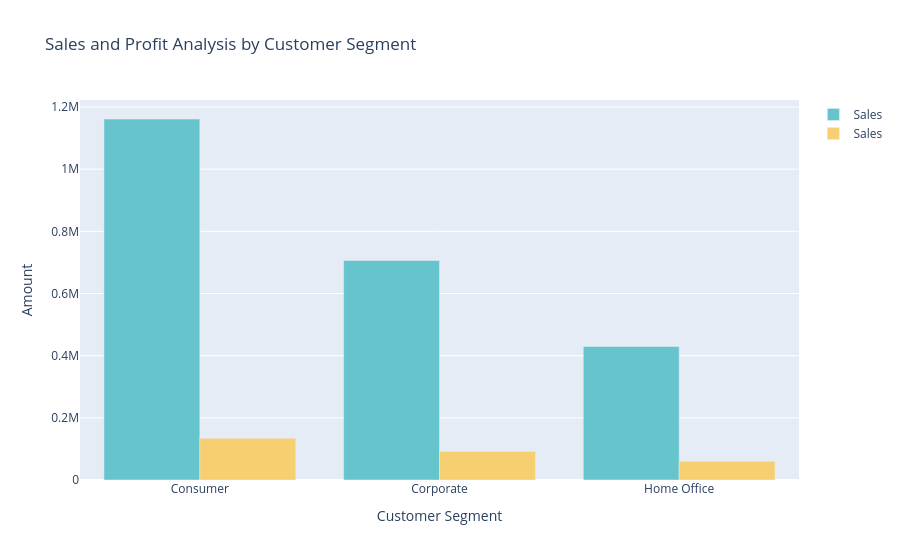

Write notebook code for a chart like this one.
### Markdown cell above
# sales by customer segment

### Code cell
sales_profit_by_segment = data.groupby('Segment').agg({'Sales': 'sum','Profit' : 'sum'}).reset_index()

color_palette =colors.qualitative.Pastel

fig=go.Figure()
fig.add_trace(go.Bar(x=sales_profit_by_segment['Segment'],
                     y=sales_profit_by_segment['Sales'],
                     name='Sales',
                     marker_color=color_palette[0]))

fig.add_trace(go.Bar(x=sales_profit_by_segment['Segment'],
                     y=sales_profit_by_segment['Profit'],
                     name='Sales',
                     marker_color=color_palette[1]))

fig.update_layout(title='Sales and Profit Analysis by Customer Segment',
                  xaxis_title='Customer Segment', yaxis_title='Amount')

fig.show()

### Figure 1 — Plotly figure (JSON) as saved in the notebook; plotly's stock layout.template omitted (floating-point values rounded to 4 significant figures)
{"data": [{"marker": {"color": "rgb(102, 197, 204)"}, "name": "Sales", "type": "bar", "x": ["Consumer", "Corporate", "Home Office"], "y": [1161000.0, 706100.0, 429700.0]}, {"marker": {"color": "rgb(246, 207, 113)"}, "name": "Sales", "type": "bar", "x": ["Consumer", "Corporate", "Home Office"], "y": [134100.0, 91980.0, 60300.0]}], "layout": {"title": {"text": "Sales and Profit Analysis by Customer Segment"}, "xaxis": {"title": {"text": "Customer Segment"}}, "yaxis": {"title": {"text": "Amount"}}}}
